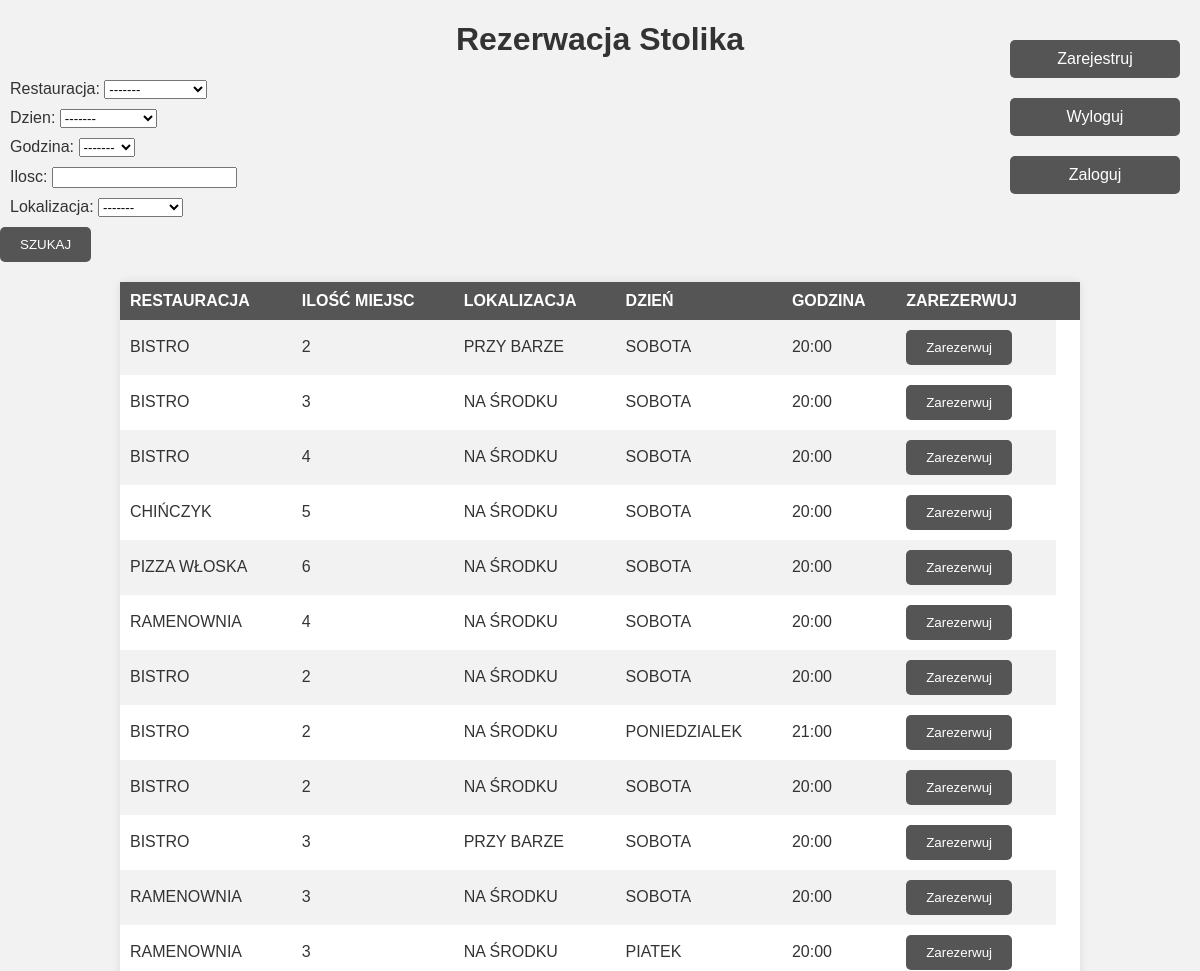
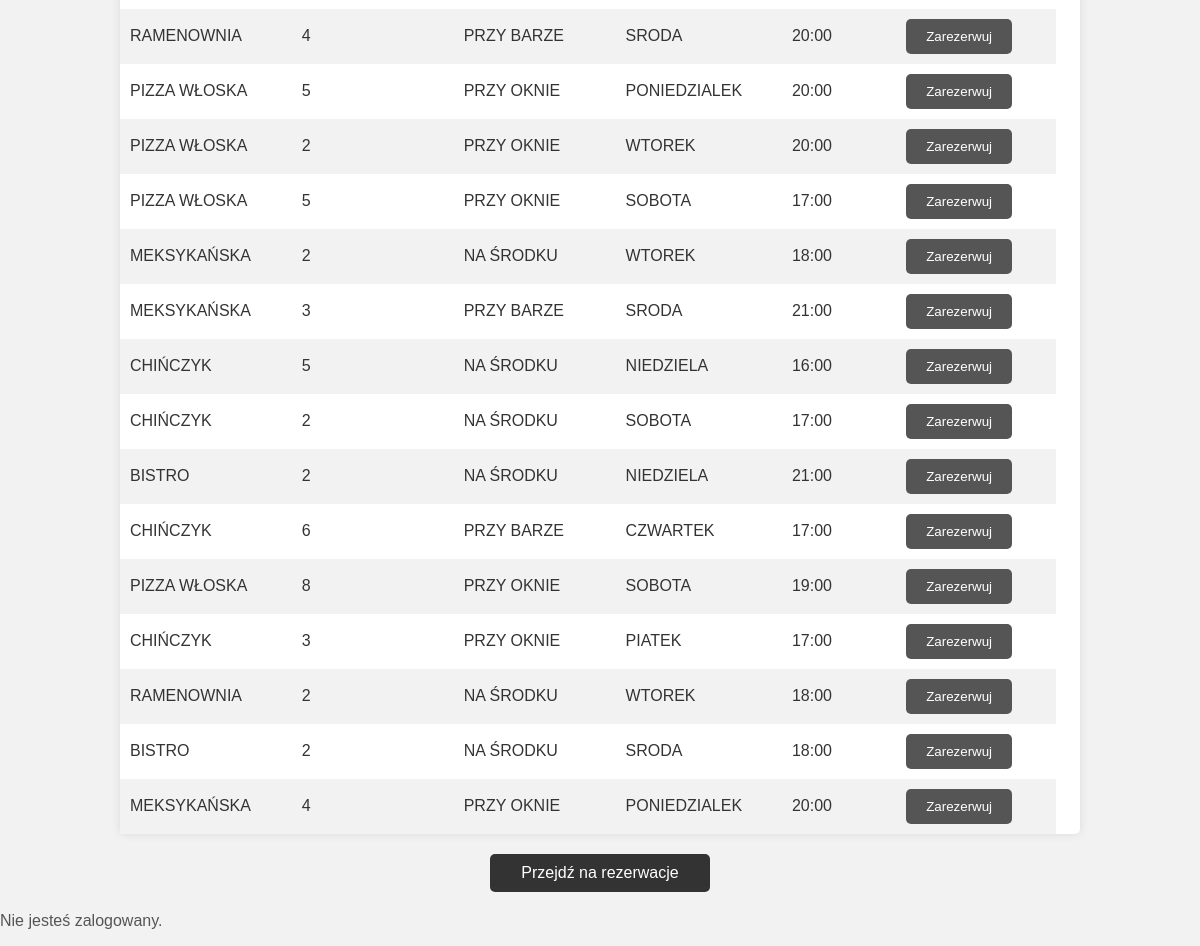
The app's page /Stolik/ with its own data (2 pictures, top to bottom).
### Rezerwacje/models.py (models this page shows, shortened)
class Stolik(models.Model):
    RESTAURACJA_CHOICES = [("BISTRO", "bistro"), ("CHIŃCZYK", "chińczyk"),("MEKSYKAŃSKA","meksykańska"),("PIZZA WŁOSKA","pizza włoska"),("RAMENOWNIA","ramenownia")]
    LOKALIZACJA_CHOICES = [("PRZY OKNIE","przy oknie"),("PRZY BARZE","przy barze"),("NA ŚRODKU","na środku")]
    DZIEN_CHOICES = [("PONIEDZIALEK","poniedzialek"),("WTOREK","wtorek"),("SRODA","sroda"),("CZWARTEK","czwartek"),("PIATEK","piatek"),("SOBOTA","sobota"),("NIEDZIELA","niedziela")]
    GODZINA_CHOICES = [("16:00","16:00"),("17:00","17:00"),("18:00","18:00"),("19:00","19:00"),("20:00","20:00"),("21:00","21:00")]
    ilosc = models.PositiveSmallIntegerField()
    restauracja = models.CharField(max_length=16, choices=RESTAURACJA_CHOICES, default="BISTRO")
    dzien = models.CharField(max_length=16, choices=DZIEN_CHOICES, default="SOBOTA")
    godzina = models.CharField(max_length=16, choices=GODZINA_CHOICES, default="20:00")
    lokalizacja = models.CharField(max_length=16, choices=LOKALIZACJA_CHOICES, default="NA ŚRODKU")
    class Meta:
        verbose_name_plural = "Stoliki"

### Rezerwacje/views.py (the view, shortened to what this page needs)
# urls.py: path('', StolikListView.as_view(), name="index"),
class StolikListView(ListView):
    model = Stolik
    template_name = "index.html"
    queryset = Stolik.objects.all()
    context_object_name = "object_list"
    def get_queryset(self):
        return self.queryset.filter(rezerwacja=None)
    def get_context_data(self, **kwargs):
        context = super(StolikListView, self).get_context_data(**kwargs)
        context["form"] = StolikForm(self.request.POST or None)
        return context
    """ FILTROWANIE DANYCH TAK, ABY ZOSTAŁY TYLKE TE, KTÓRE ZAZNACZYLIŚMY """

### Rezerwacje/forms.py
class StolikForm(forms.ModelForm):
    restauracja = forms.ChoiceField(choices=RESTAURACJA_FORM_CHOICES, required=False)
    ilosc = forms.IntegerField(min_value=1, required=False)
    lokalizacja = forms.ChoiceField(choices=LOKALIZACJA_FORM_CHOICES, required=False)
    dzien = forms.ChoiceField(choices=DZIEN_FORM_CHOICES, required=False)
    godzina = forms.ChoiceField(choices=GODZINA_FORM_CHOICES, required=False)
    class Meta:
        model = Stolik
        fields = ["restauracja", "dzien","godzina", "ilosc", "lokalizacja"]

### Rezerwacje/templates/index.html (shortened to what this page needs)
<!DOCTYPE html>
<html lang="en">
<head>
</head>
<body>
    <div class="header">
        <h1>Rezerwacja Stolika</h1>
        <div class="login-options">
            <a class="btn" href="{% url 'register' %}">Zarejestruj</a>
            <a class="btn" href="{% url 'logout' %}">Wyloguj</a>
            <a class="btn" href="{% url 'login' %}">Zaloguj</a>
        </div>
    </div>
    <div class="form-container">
        <form action="{% url 'index' %}" method="POST">
            {% for field in form %}
                <div class="fieldWrapper">
                    {{ field.label_tag }} {{ field }}
                </div>
            {% endfor %}
            <input type="submit" value="SZUKAJ">
        </form>
    </div>
    <table>
        <tr>
            <th>RESTAURACJA</th>
            <th>ILOŚĆ MIEJSC</th>
            <th>LOKALIZACJA</th>
            <th>DZIEŃ</th>
            <th>GODZINA</th>
            <th>ZAREZERWUJ</th>
            <th></th>
        </tr>
        {% for stolik in object_list %}
        <tr>
            <td>{{ stolik.restauracja }}</td>
            <td>{{ stolik.ilosc }}</td>
            <td>{{ stolik.lokalizacja }}</td>
            <td>{{ stolik.dzien }}</td>
            <td>{{ stolik.godzina }}</td>
            <td>
                <form action="{% url 'detail' stolik.id %}">
                    <input type="submit" value="Zarezerwuj">
                </form>
            </td>
        </tr>
        {% endfor %}
    </table>
    <a href="{% url 'rezerwacje' %}">Przejdź na rezerwacje</a>
    {% if user.is_authenticated %}
        <p>Zalogowany użytkownik: {{ user.username }}</p>
    {% else %}
        <p>Nie jesteś zalogowany.</p>
    {% endif %}
</body>
</html>

### Rezerwacje/templates/index.html (style rules this page uses)
body { font-family: Arial, sans-serif; margin: 0; padding: 0; background-color: #f2f2f2; color: #333; }
.header { text-align: center; margin-top: 20px; }
.login-options { position: absolute; top: 20px; right: 20px; }
.form-container { text-align: left; margin: 20px auto; }
.fieldWrapper { margin: 10px; }
input[type="submit"] { padding: 10px 20px; background-color: #555; color: #fff; border: none; border-radius: 5px; cursor: pointer; }
.btn { display: block; width: 150px; margin: 20px auto; text-align: center; padding: 10px; background-color: #555; color: #fff; text-decoration: none; border-radius: 5px; }
table { width: 80%; margin: 20px auto; border-collapse: collapse; background-color: #fff; box-shadow: 0 0 10px rgba(0, 0, 0, 0.1); border-radius: 5px; }
th, td { padding: 10px; text-align: left; }
th { background-color: #555; color: #fff; }
tr:nth-child(even) { background-color: #f2f2f2; }
a { display: block; width: 200px; margin: 20px auto; text-align: center; padding: 10px; background-color: #333; color: #fff; text-decoration: none; border-radius: 5px; }
p { text-align: left; margin-top: 20px; color: #555; }

### records on screen
Stolik: restauracja "BISTRO", ilosc "2", lokalizacja "PRZY BARZE", dzien "SOBOTA", godzina "20:00"
Stolik: restauracja "BISTRO", ilosc "3", lokalizacja "NA ŚRODKU", dzien "SOBOTA", godzina "20:00"
Stolik: restauracja "BISTRO", ilosc "4", lokalizacja "NA ŚRODKU", dzien "SOBOTA", godzina "20:00"
Stolik: restauracja "CHIŃCZYK", ilosc "5", lokalizacja "NA ŚRODKU", dzien "SOBOTA", godzina "20:00"
Stolik: restauracja "PIZZA WŁOSKA", ilosc "6", lokalizacja "NA ŚRODKU", dzien "SOBOTA", godzina "20:00"
Stolik: restauracja "RAMENOWNIA", ilosc "4", lokalizacja "NA ŚRODKU", dzien "SOBOTA", godzina "20:00"
Stolik: restauracja "BISTRO", ilosc "2", lokalizacja "NA ŚRODKU", dzien "SOBOTA", godzina "20:00"
Stolik: restauracja "BISTRO", ilosc "2", lokalizacja "NA ŚRODKU", dzien "PONIEDZIALEK", godzina "21:00"
Stolik: restauracja "BISTRO", ilosc "2", lokalizacja "NA ŚRODKU", dzien "SOBOTA", godzina "20:00"
Stolik: restauracja "BISTRO", ilosc "3", lokalizacja "PRZY BARZE", dzien "SOBOTA", godzina "20:00"
Stolik: restauracja "RAMENOWNIA", ilosc "3", lokalizacja "NA ŚRODKU", dzien "SOBOTA", godzina "20:00"
Stolik: restauracja "RAMENOWNIA", ilosc "3", lokalizacja "NA ŚRODKU", dzien "PIATEK", godzina "20:00"
Stolik: restauracja "RAMENOWNIA", ilosc "4", lokalizacja "PRZY BARZE", dzien "SRODA", godzina "20:00"
Stolik: restauracja "PIZZA WŁOSKA", ilosc "5", lokalizacja "PRZY OKNIE", dzien "PONIEDZIALEK", godzina "20:00"
Stolik: restauracja "PIZZA WŁOSKA", ilosc "2", lokalizacja "PRZY OKNIE", dzien "WTOREK", godzina "20:00"
Stolik: restauracja "PIZZA WŁOSKA", ilosc "5", lokalizacja "PRZY OKNIE", dzien "SOBOTA", godzina "17:00"
Stolik: restauracja "MEKSYKAŃSKA", ilosc "2", lokalizacja "NA ŚRODKU", dzien "WTOREK", godzina "18:00"
Stolik: restauracja "MEKSYKAŃSKA", ilosc "3", lokalizacja "PRZY BARZE", dzien "SRODA", godzina "21:00"
Stolik: restauracja "CHIŃCZYK", ilosc "5", lokalizacja "NA ŚRODKU", dzien "NIEDZIELA", godzina "16:00"
Stolik: restauracja "CHIŃCZYK", ilosc "2", lokalizacja "NA ŚRODKU", dzien "SOBOTA", godzina "17:00"
Stolik: restauracja "BISTRO", ilosc "2", lokalizacja "NA ŚRODKU", dzien "NIEDZIELA", godzina "21:00"
Stolik: restauracja "CHIŃCZYK", ilosc "6", lokalizacja "PRZY BARZE", dzien "CZWARTEK", godzina "17:00"
Stolik: restauracja "PIZZA WŁOSKA", ilosc "8", lokalizacja "PRZY OKNIE", dzien "SOBOTA", godzina "19:00"
Stolik: restauracja "CHIŃCZYK", ilosc "3", lokalizacja "PRZY OKNIE", dzien "PIATEK", godzina "17:00"
Stolik: restauracja "RAMENOWNIA", ilosc "2", lokalizacja "NA ŚRODKU", dzien "WTOREK", godzina "18:00"
Stolik: restauracja "BISTRO", ilosc "2", lokalizacja "NA ŚRODKU", dzien "SRODA", godzina "18:00"
Stolik: restauracja "MEKSYKAŃSKA", ilosc "4", lokalizacja "PRZY OKNIE", dzien "PONIEDZIALEK", godzina "20:00"

### other values on screen
{{ field.label_tag }} "Restauracja:" "Dzien:" "Godzina:" "Ilosc:" "Lokalizacja:"
